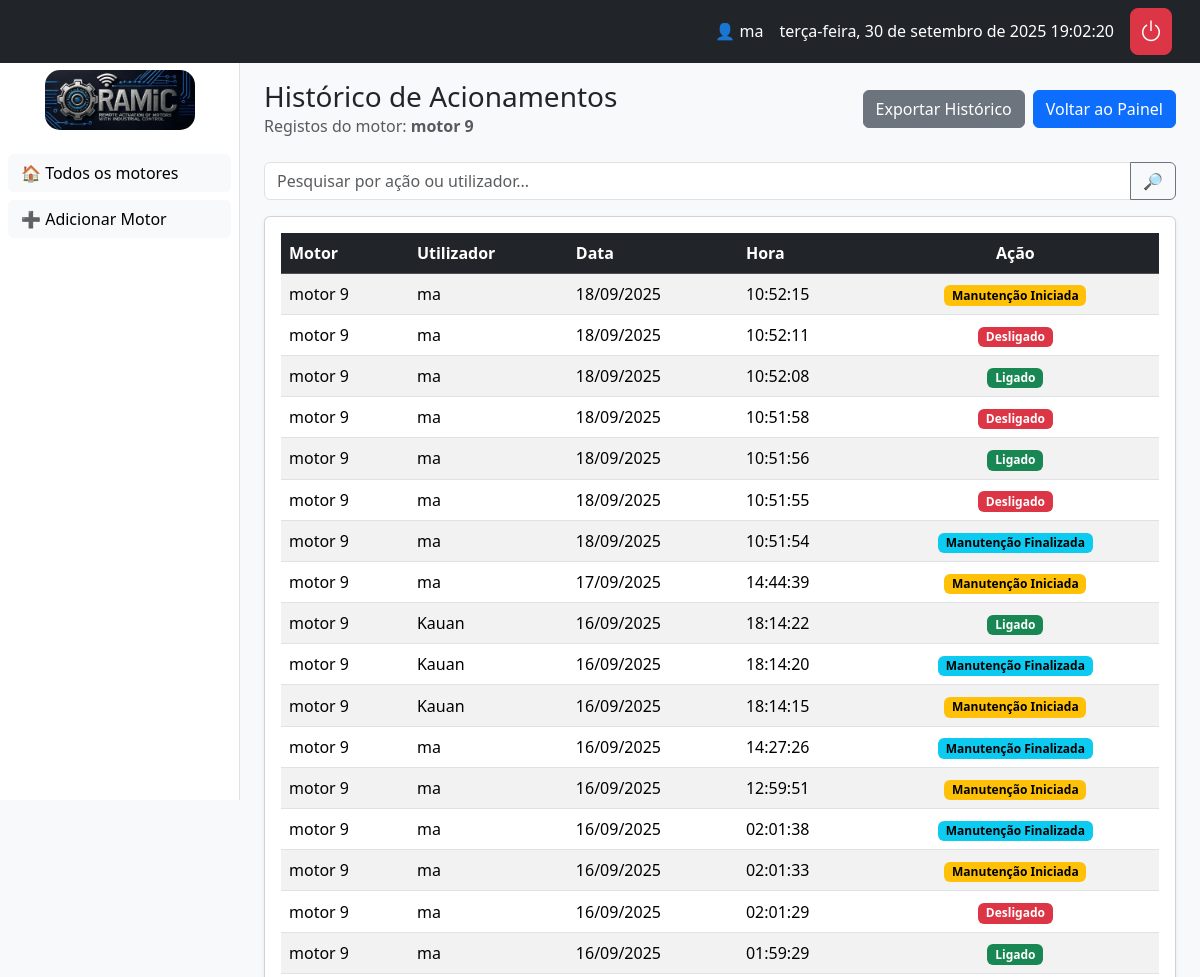
/motor/1/historico/ (signed in, upper part), run on an earlier commit of the app's database.
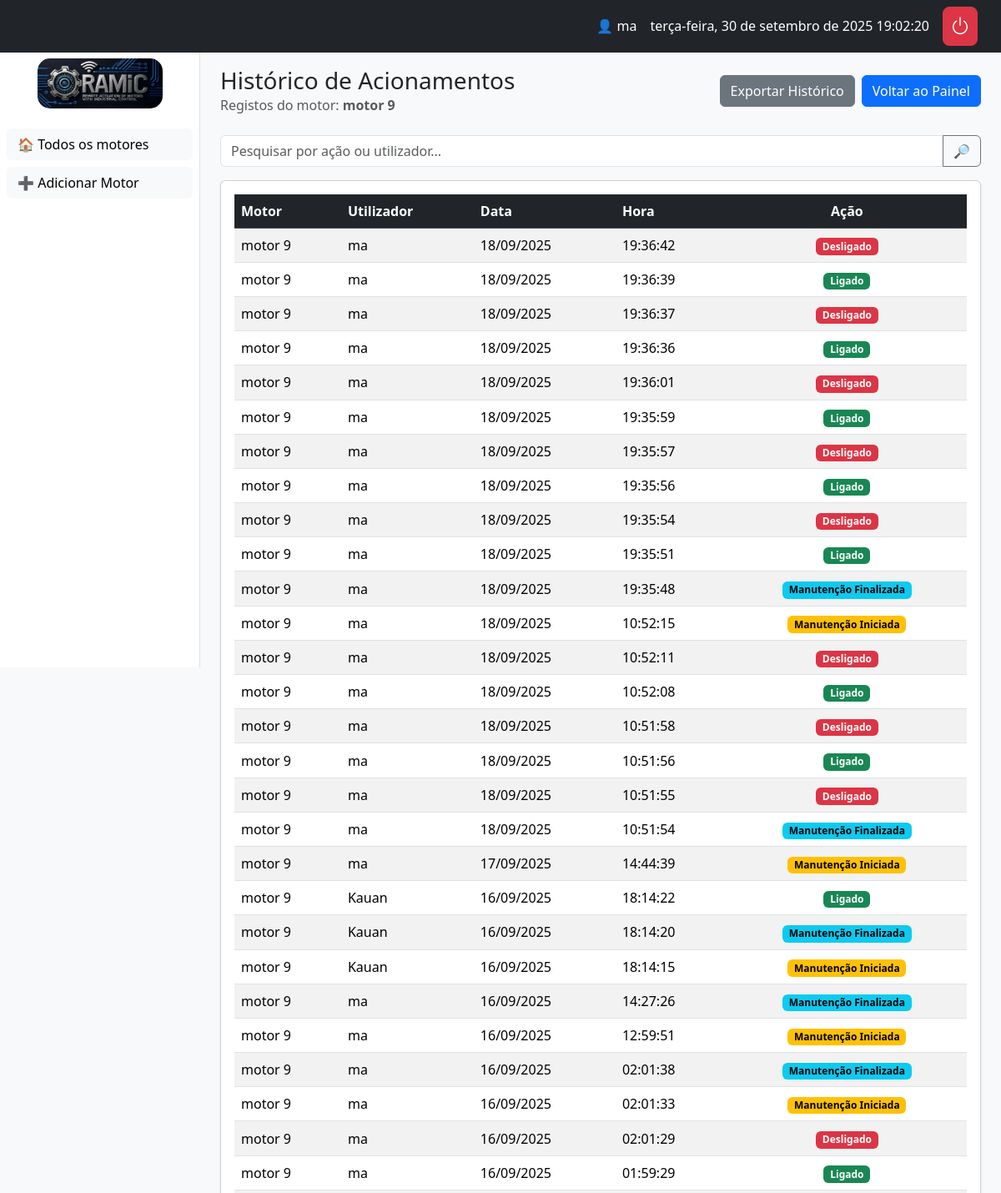
And on a later commit of the database.
### core/models.py (models this page shows, shortened)
class Motor(models.Model):
    grupos = models.ManyToManyField(Group, related_name="motores")
    nome = models.CharField(max_length=100)
    numero_serie = models.CharField(max_length=50, unique=True)
    descricao = models.TextField(blank=True, null=True)
    imagem = models.ImageField(upload_to="motores/", blank=True, null=True)
    localizacao = models.CharField(max_length=100, blank=True)
    modelo = models.CharField(max_length=100, blank=True)
    corrente = models.FloatField(null=True, blank=True, help_text="Corrente em Ampères (A)")
    potencia = models.FloatField(null=True, blank=True, help_text="Potência em Watts (W)")
    tensao = models.CharField(max_length=50, blank=True, help_text="Ex: 110V, 220V")
    ligado = models.BooleanField(default=False)
    em_manutencao = models.BooleanField(default=False)
    last_heartbeat = models.DateTimeField(null=True, blank=True)

class LogAcionamento(models.Model):
    ACOES = [
        ("LIGADO", "Ligado"),
        ("DESLIGADO", "Desligado"),
        ("MANUTENCAO_INICIO", "Manutenção Iniciada"),
        ("MANUTENCAO_FIM", "Manutenção Finalizada"),
    ]
    motor = models.ForeignKey(Motor, related_name="logs", on_delete=models.CASCADE)
    usuario = models.ForeignKey(User, on_delete=models.SET_NULL, null=True, blank=True)
    acao = models.CharField(max_length=20, choices=ACOES)
    timestamp = models.DateTimeField(auto_now_add=True)

### core/views.py (the view)
# urls.py: path("motor/<int:motor_id>/historico/", views.historico_view, name="historico"),
@login_required
def historico_view(request, motor_id: int):
    motor = get_object_or_404(Motor, id=motor_id)
    q = request.GET.get("q", "").strip()
    logs = motor.logs.all().order_by('-timestamp')
    if q:
        user_match = User.objects.filter(username__iexact=q).first()
        if user_match:
            logs = logs.filter(usuario=user_match)
        else:
            logs = logs.filter(acao__icontains=q)
    return render(request, "core/motores/historico.html", {"motor": motor, "logs": logs, "q": q})

### templates/core/motores/historico.html
{% extends "core/base.html" %}
{% load django_bootstrap5 %}
{% block content %}
<div class="d-flex align-items-center justify-content-between mb-4">
  <div>
    <h3 class="mb-0">Histórico de Acionamentos</h3>
    {% if motor %}
      <p class="text-muted mb-0">Registos do motor: <strong>{{ motor.nome }}</strong></p>
    {% endif %}
  </div>
  <div class="d-flex gap-2">
    <a href="{% url 'exportar_historico_csv' %}" class="btn btn-secondary">Exportar Histórico</a>
    <a href="{% url 'painel' %}" class="btn btn-primary">Voltar ao Painel</a>
  </div>
</div>
<form class="mb-3" method="get">
  <div class="input-group">
    <input type="text" class="form-control" name="q" placeholder="Pesquisar por ação ou utilizador..." value="{{ q }}">
    <button class="btn btn-outline-secondary" type="submit">🔎</button>
  </div>
</form>
<div class="card shadow-sm">
  <div class="card-body">
    <div class="table-responsive">
      <table class="table table-striped table-hover align-middle mb-0">
        <thead class="table-dark">
          <tr>
            <th>Motor</th>
            <th>Utilizador</th>
            <th>Data</th>
            <th>Hora</th>
            <th class="text-center">Ação</th>
          </tr>
        </thead>
        <tbody>
          {% for log in logs %}
          <tr>
            <td>{{ log.motor.nome }}</td>
            <td>{{ log.usuario.username|default:"Sistema" }}</td>
            <td>{{ log.timestamp|date:"d/m/Y" }}</td>
            <td>{{ log.timestamp|time:"H:i:s" }}</td>
            <td class="text-center">
              {% if log.acao == "LIGADO" %}
                <span class="badge text-bg-success">{{ log.get_acao_display }}</span>
              {% elif log.acao == "DESLIGADO" %}
                <span class="badge text-bg-danger">{{ log.get_acao_display }}</span>
              {% elif log.acao == "MANUTENCAO_INICIO" %}
                <span class="badge text-bg-warning">Manutenção Iniciada</span>
              {% elif log.acao == "MANUTENCAO_FIM" %}
                <span class="badge text-bg-info">Manutenção Finalizada</span>
              {% else %}
                <span class="badge text-bg-secondary">{{ log.acao }}</span>
              {% endif %}
            </td>
          </tr>
          {% empty %}
          <tr>
            <td colspan="5" class="text-center p-4">
              <p class="mb-0">Ainda não existem registos para este motor.</p>
            </td>
          </tr>
          {% endfor %}
        </tbody>
      </table>
    </div>
  </div>
</div>
{% endblock %}

### templates/core/base.html (shortened to what this page needs)
{% load static %}
{% load django_bootstrap5 %}
<!doctype html>
<html lang="pt-br">
  <head>
    {% bootstrap_css %}
    <link rel="stylesheet" href="https://cdn.jsdelivr.net/npm/bootstrap-icons@1.11.3/font/bootstrap-icons.min.css">
    <link rel="stylesheet" href="https://cdnjs.cloudflare.com/ajax/libs/font-awesome/6.0.0-beta3/css/all.min.css">
  </head>
  <body>
    {% if user.is_authenticated %}
      <nav class="navbar navbar-dark bg-dark px-3 top-navbar">
        <div class="container-fluid">
          <div class="d-flex align-items-center text-white">
            <span class="me-3">👤 {{ request.user.username }}</span>
            <span id="datetime" class="me-3 d-none d-md-inline"></span>
            <a href="{% url 'logout' %}" class="btn btn-danger p-2 lh-1" title="Sair" style="border-radius: 0.5rem;">
              <i class="bi bi-power h4 mb-0"></i>
          </a>
          </div>
        </div>
      </nav>
      <aside class="sidebar" id="sidebar">
        <div class="text-center mb-4">
          <a href="{% url 'painel' %}">
            <img src="{% static 'img/Ramic-logo.png' %}" alt="RAMIC Logo" class="img-fluid" style="max-width: 150px; border-radius: 15px;">
          </a>
        </div>
        <ul class="list-unstyled px-2">
          <li class="mb-2"><a class="btn btn-light w-100 text-start" href="{% url 'painel' %}">🏠 Todos os motores</a></li>
          <li class="mb-2"><a class="btn btn-light w-100 text-start" href="{% url 'adicionar_motor' %}">➕ Adicionar Motor</a></li>
        </ul>
      </aside>
      <main class="content" id="content">
        {% block content %}{% endblock %}
      </main>
    {% else %}
      <main class="container py-5">
        {% bootstrap_messages %}
        {% block content_unauthenticated %}{% endblock %}
      </main>
    {% endif %}
  </body>
</html>

### templates/core/base.html (style rules this page uses)
body { background-color: #f8f9fa; }
.sidebar { width: 240px; min-height: 100vh; background: #fff; border-right: 1px solid #dee2e6; position: fixed; left: 0; top: 0; padding-top: 70px; transition: transform 0.3s ease-in-out; z-index: 1040; }
.content { margin-left: 240px; padding: 24px; padding-top: 80px; transition: margin-left 0.3s ease-in-out; }
.top-navbar { position: fixed; top: 0; width: 100%; z-index: 1050; }

What changed in the data, as far as the page shows it:
added LogAcionamento: motor.nome "motor 9", usuario.username "ma", timestamp "18/09/2025", timestamp "19:36:42", acao "Desligado"
added LogAcionamento: motor.nome "motor 9", usuario.username "ma", timestamp "18/09/2025", timestamp "19:36:39", acao "Ligado"
added LogAcionamento: motor.nome "motor 9", usuario.username "ma", timestamp "18/09/2025", timestamp "19:36:37", acao "Desligado"
added LogAcionamento: motor.nome "motor 9", usuario.username "ma", timestamp "18/09/2025", timestamp "19:36:36", acao "Ligado"
added LogAcionamento: motor.nome "motor 9", usuario.username "ma", timestamp "18/09/2025", timestamp "19:36:01", acao "Desligado"
added LogAcionamento: motor.nome "motor 9", usuario.username "ma", timestamp "18/09/2025", timestamp "19:35:59", acao "Ligado"
added LogAcionamento: motor.nome "motor 9", usuario.username "ma", timestamp "18/09/2025", timestamp "19:35:57", acao "Desligado"
added LogAcionamento: motor.nome "motor 9", usuario.username "ma", timestamp "18/09/2025", timestamp "19:35:56", acao "Ligado"
added LogAcionamento: motor.nome "motor 9", usuario.username "ma", timestamp "18/09/2025", timestamp "19:35:54", acao "Desligado"
added LogAcionamento: motor.nome "motor 9", usuario.username "ma", timestamp "18/09/2025", timestamp "19:35:51", acao "Ligado"
added LogAcionamento: motor.nome "motor 9", usuario.username "ma", timestamp "18/09/2025", timestamp "19:35:48", acao "Manutenção Finalizada"
